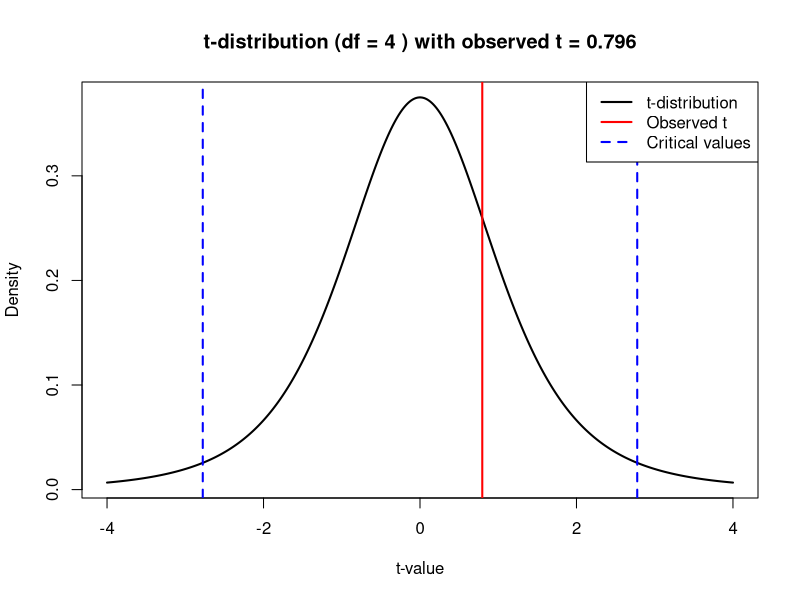

The R script that drew this image:
# -------------------------
# One-sample t-test example
# -------------------------

# Sample data
x <- c(9.8, 11.2, 10.4, 12.0, 8.8)

# Run t-test
tt <- t.test(x, mu = 10)

# Extract t-value and degrees of freedom
t_value <- tt$statistic
df <- tt$parameter

# Print for reference
print(tt)

# -------------------------
# Plot t-distribution
# -------------------------

# Range of t-values for plotting
t_vals <- seq(-4, 4, length = 400)

# Plot the t-distribution curve
plot(t_vals, dt(t_vals, df), type = "l", lwd = 2,
     xlab = "t-value", ylab = "Density",
     main = paste("t-distribution (df =", df, 
                  ") with observed t =", round(t_value, 3)))

# Add vertical red line for the observed t statistic
abline(v = t_value, col = "red", lwd = 2)

# Add two-tailed critical values at alpha = 0.05
crit <- qt(0.975, df)
abline(v = c(-crit, crit), col = "blue", lwd = 2, lty = 2)

# Add legend
legend("topright",
       legend = c("t-distribution", "Observed t", "Critical values"),
       col = c("black", "red", "blue"),
       lwd = c(2, 2, 2),
       lty = c(1, 1, 2))
